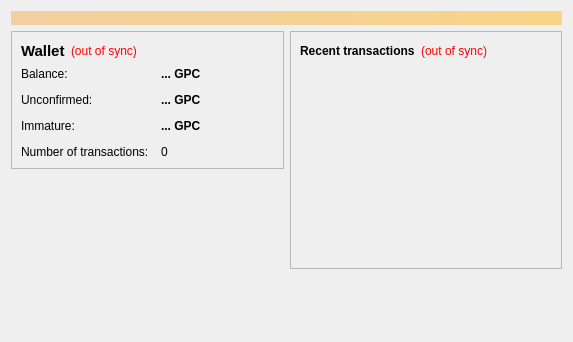
<?xml version="1.0" encoding="UTF-8"?>
<ui version="4.0">
 <class>OverviewPage</class>
 <widget class="QWidget" name="OverviewPage">
  <property name="geometry">
   <rect>
    <x>0</x>
    <y>0</y>
    <width>573</width>
    <height>342</height>
   </rect>
  </property>
  <property name="windowTitle">
   <string>Form</string>
  </property>
  <layout class="QVBoxLayout" name="topLayout">
   <item>
    <widget class="QLabel" name="labelAlerts">
     <property name="visible">
      <bool>false</bool>
     </property>
     <property name="styleSheet">
      <string notr="true">background-color: qlineargradient(x1: 0, y1: 0, x2: 1, y2: 0, stop:0 #F0D0A0, stop:1 #F8D488); color:#000000;</string>
     </property>
     <property name="wordWrap">
      <bool>true</bool>
     </property>
     <property name="margin">
      <number>3</number>
     </property>
    </widget>
   </item>
   <item>
    <layout class="QHBoxLayout" name="horizontalLayout" stretch="1,1">
     <item>
      <layout class="QVBoxLayout" name="verticalLayout_2">
       <item>
        <widget class="QFrame" name="frame">
         <property name="frameShape">
          <enum>QFrame::StyledPanel</enum>
         </property>
         <property name="frameShadow">
          <enum>QFrame::Raised</enum>
         </property>
         <layout class="QVBoxLayout" name="verticalLayout_4">
          <item>
           <layout class="QHBoxLayout" name="horizontalLayout_4">
            <item>
             <widget class="QLabel" name="label_5">
              <property name="font">
               <font>
                <pointsize>11</pointsize>
                <weight>75</weight>
                <bold>true</bold>
               </font>
              </property>
              <property name="text">
               <string>Wallet</string>
              </property>
             </widget>
            </item>
            <item>
             <widget class="QLabel" name="labelWalletStatus">
              <property name="toolTip">
               <string>The displayed information may be out of date. Your wallet automatically synchronizes with the Ghostprotocol network after a connection is established, but this process has not completed yet.</string>
              </property>
              <property name="styleSheet">
               <string notr="true">QLabel { color: red; }</string>
              </property>
              <property name="text">
               <string notr="true">(out of sync)</string>
              </property>
              <property name="alignment">
               <set>Qt::AlignLeading|Qt::AlignLeft|Qt::AlignVCenter</set>
              </property>
             </widget>
            </item>
            <item>
             <spacer name="horizontalSpacer_2">
              <property name="orientation">
               <enum>Qt::Horizontal</enum>
              </property>
              <property name="sizeHint" stdset="0">
               <size>
                <width>40</width>
                <height>20</height>
               </size>
              </property>
             </spacer>
            </item>
           </layout>
          </item>
          <item>
           <layout class="QFormLayout" name="formLayout_2">
            <property name="fieldGrowthPolicy">
             <enum>QFormLayout::AllNonFixedFieldsGrow</enum>
            </property>
            <property name="horizontalSpacing">
             <number>12</number>
            </property>
            <property name="verticalSpacing">
             <number>12</number>
            </property>
            <item row="0" column="0">
             <widget class="QLabel" name="label">
              <property name="text">
               <string>Balance:</string>
              </property>
             </widget>
            </item>
            <item row="0" column="1">
             <widget class="QLabel" name="labelBalance">
              <property name="font">
               <font>
                <weight>75</weight>
                <bold>true</bold>
               </font>
              </property>
              <property name="cursor">
               <cursorShape>IBeamCursor</cursorShape>
              </property>
              <property name="toolTip">
               <string>Your current balance</string>
              </property>
              <property name="text">
               <string notr="true">... GPC</string>
              </property>
              <property name="textInteractionFlags">
               <set>Qt::LinksAccessibleByMouse|Qt::TextSelectableByKeyboard|Qt::TextSelectableByMouse</set>
              </property>
             </widget>
            </item>
            <item row="1" column="0">
             <widget class="QLabel" name="label_3">
              <property name="text">
               <string>Unconfirmed:</string>
              </property>
             </widget>
            </item>
            <item row="1" column="1">
             <widget class="QLabel" name="labelUnconfirmed">
              <property name="font">
               <font>
                <weight>75</weight>
                <bold>true</bold>
               </font>
              </property>
              <property name="cursor">
               <cursorShape>IBeamCursor</cursorShape>
              </property>
              <property name="toolTip">
               <string>Total of transactions that have yet to be confirmed, and do not yet count toward the current balance</string>
              </property>
              <property name="text">
               <string notr="true">... GPC</string>
              </property>
              <property name="textInteractionFlags">
               <set>Qt::LinksAccessibleByMouse|Qt::TextSelectableByKeyboard|Qt::TextSelectableByMouse</set>
              </property>
             </widget>
            </item>
            <item row="3" column="0">
             <widget class="QLabel" name="label_2">
              <property name="text">
               <string>Number of transactions:</string>
              </property>
             </widget>
            </item>
            <item row="3" column="1">
             <widget class="QLabel" name="labelNumTransactions">
              <property name="toolTip">
               <string>Total number of transactions in wallet</string>
              </property>
              <property name="text">
               <string notr="true">0</string>
              </property>
             </widget>
            </item>
            <item row="2" column="0">
             <widget class="QLabel" name="labelImmatureText">
              <property name="text">
               <string>Immature:</string>
              </property>
             </widget>
            </item>
            <item row="2" column="1">
             <widget class="QLabel" name="labelImmature">
              <property name="font">
               <font>
                <weight>75</weight>
                <bold>true</bold>
               </font>
              </property>
              <property name="toolTip">
               <string>Mined balance that has not yet matured</string>
              </property>
              <property name="text">
               <string notr="true">... GPC</string>
              </property>
              <property name="textInteractionFlags">
               <set>Qt::LinksAccessibleByMouse|Qt::TextSelectableByKeyboard|Qt::TextSelectableByMouse</set>
              </property>
             </widget>
            </item>
           </layout>
          </item>
         </layout>
        </widget>
       </item>
       <item>
        <spacer name="verticalSpacer">
         <property name="orientation">
          <enum>Qt::Vertical</enum>
         </property>
         <property name="sizeHint" stdset="0">
          <size>
           <width>20</width>
           <height>40</height>
          </size>
         </property>
        </spacer>
       </item>
      </layout>
     </item>
     <item>
      <layout class="QVBoxLayout" name="verticalLayout_3">
       <item>
        <widget class="QFrame" name="frame_2">
         <property name="frameShape">
          <enum>QFrame::StyledPanel</enum>
         </property>
         <property name="frameShadow">
          <enum>QFrame::Raised</enum>
         </property>
         <layout class="QVBoxLayout" name="verticalLayout">
          <item>
           <layout class="QHBoxLayout" name="horizontalLayout_2">
            <item>
             <widget class="QLabel" name="label_4">
              <property name="text">
               <string>&lt;b&gt;Recent transactions&lt;/b&gt;</string>
              </property>
             </widget>
            </item>
            <item>
             <widget class="QLabel" name="labelTransactionsStatus">
              <property name="toolTip">
               <string>The displayed information may be out of date. Your wallet automatically synchronizes with the Ghostprotocol network after a connection is established, but this process has not completed yet.</string>
              </property>
              <property name="styleSheet">
               <string notr="true">QLabel { color: red; }</string>
              </property>
              <property name="text">
               <string notr="true">(out of sync)</string>
              </property>
              <property name="alignment">
               <set>Qt::AlignRight|Qt::AlignTrailing|Qt::AlignVCenter</set>
              </property>
             </widget>
            </item>
            <item>
             <spacer name="horizontalSpacer">
              <property name="orientation">
               <enum>Qt::Horizontal</enum>
              </property>
              <property name="sizeHint" stdset="0">
               <size>
                <width>40</width>
                <height>20</height>
               </size>
              </property>
             </spacer>
            </item>
           </layout>
          </item>
          <item>
           <widget class="QListView" name="listTransactions">
            <property name="styleSheet">
             <string notr="true">QListView { background: transparent; }</string>
            </property>
            <property name="frameShape">
             <enum>QFrame::NoFrame</enum>
            </property>
            <property name="verticalScrollBarPolicy">
             <enum>Qt::ScrollBarAlwaysOff</enum>
            </property>
            <property name="horizontalScrollBarPolicy">
             <enum>Qt::ScrollBarAlwaysOff</enum>
            </property>
            <property name="selectionMode">
             <enum>QAbstractItemView::NoSelection</enum>
            </property>
           </widget>
          </item>
         </layout>
        </widget>
       </item>
       <item>
        <spacer name="verticalSpacer_2">
         <property name="orientation">
          <enum>Qt::Vertical</enum>
         </property>
         <property name="sizeHint" stdset="0">
          <size>
           <width>20</width>
           <height>40</height>
          </size>
         </property>
        </spacer>
       </item>
      </layout>
     </item>
    </layout>
   </item>
  </layout>
 </widget>
 <resources/>
 <connections/>
</ui>
